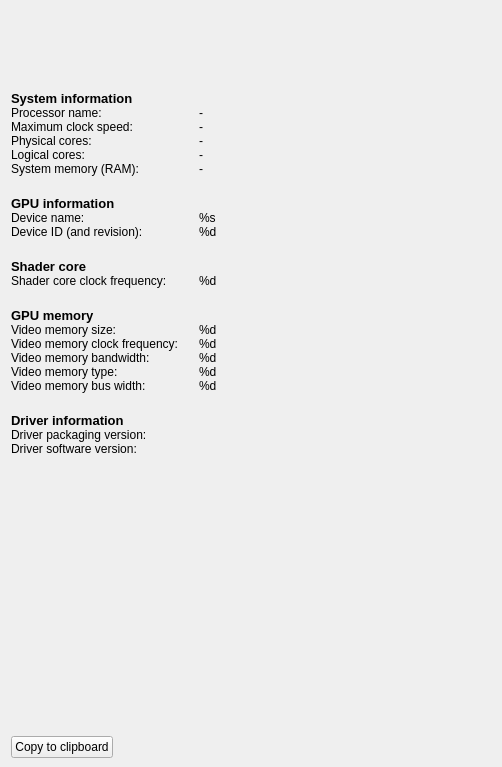
<?xml version="1.0" encoding="UTF-8"?>
<ui version="4.0">
 <class>DeviceConfigurationPane</class>
 <widget class="QWidget" name="device_configuration_pane_">
  <property name="geometry">
   <rect>
    <x>0</x>
    <y>0</y>
    <width>502</width>
    <height>767</height>
   </rect>
  </property>
  <property name="font">
   <font>
    <weight>75</weight>
    <bold>true</bold>
   </font>
  </property>
  <property name="windowTitle">
   <string>Form</string>
  </property>
  <layout class="QGridLayout" name="grid_layout_" rowstretch="0,0,1,0,0" columnstretch="50,100">
   <property name="bottomMargin">
    <number>9</number>
   </property>
   <item row="0" column="1">
    <spacer name="horizontal_spacer_3_">
     <property name="orientation">
      <enum>Qt::Horizontal</enum>
     </property>
     <property name="sizeType">
      <enum>QSizePolicy::Expanding</enum>
     </property>
     <property name="sizeHint" stdset="0">
      <size>
       <width>40</width>
       <height>20</height>
      </size>
     </property>
    </spacer>
   </item>
   <item row="0" column="0">
    <widget class="QWidget" name="main_content_" native="true">
     <layout class="QVBoxLayout" name="vertical_layout_" stretch="4,1,5">
      <property name="spacing">
       <number>0</number>
      </property>
      <property name="leftMargin">
       <number>0</number>
      </property>
      <property name="topMargin">
       <number>0</number>
      </property>
      <property name="rightMargin">
       <number>0</number>
      </property>
      <property name="bottomMargin">
       <number>0</number>
      </property>
      <item>
       <layout class="QHBoxLayout" name="horizontal_layout_" stretch="20">
        <property name="spacing">
         <number>0</number>
        </property>
        <item>
         <widget class="QLabel" name="label_amd_logo_">
          <property name="sizePolicy">
           <sizepolicy hsizetype="Minimum" vsizetype="Minimum">
            <horstretch>0</horstretch>
            <verstretch>0</verstretch>
           </sizepolicy>
          </property>
          <property name="minimumSize">
           <size>
            <width>0</width>
            <height>40</height>
           </size>
          </property>
          <property name="font">
           <font>
            <weight>50</weight>
            <bold>false</bold>
            <kerning>false</kerning>
           </font>
          </property>
          <property name="autoFillBackground">
           <bool>false</bool>
          </property>
          <property name="lineWidth">
           <number>0</number>
          </property>
          <property name="text">
           <string/>
          </property>
          <property name="scaledContents">
           <bool>true</bool>
          </property>
          <property name="alignment">
           <set>Qt::AlignCenter</set>
          </property>
          <property name="wordWrap">
           <bool>false</bool>
          </property>
          <property name="indent">
           <number>0</number>
          </property>
         </widget>
        </item>
       </layout>
      </item>
      <item>
       <spacer name="vertical_spacer_">
        <property name="orientation">
         <enum>Qt::Vertical</enum>
        </property>
        <property name="sizeHint" stdset="0">
         <size>
          <width>20</width>
          <height>40</height>
         </size>
        </property>
       </spacer>
      </item>
      <item>
       <layout class="QGridLayout" name="layout_system_" columnstretch="0,1,0">
        <property name="horizontalSpacing">
         <number>20</number>
        </property>
        <property name="verticalSpacing">
         <number>0</number>
        </property>
        <item row="22" column="0">
         <widget class="ScaledLabel" name="label_driver_packaging_version_">
          <property name="sizePolicy">
           <sizepolicy hsizetype="MinimumExpanding" vsizetype="Fixed">
            <horstretch>0</horstretch>
            <verstretch>0</verstretch>
           </sizepolicy>
          </property>
          <property name="font">
           <font>
            <weight>50</weight>
            <bold>false</bold>
           </font>
          </property>
          <property name="text">
           <string>Driver packaging version:</string>
          </property>
         </widget>
        </item>
        <item row="4" column="0">
         <widget class="ScaledLabel" name="label_logical_cores_">
          <property name="sizePolicy">
           <sizepolicy hsizetype="MinimumExpanding" vsizetype="Fixed">
            <horstretch>0</horstretch>
            <verstretch>0</verstretch>
           </sizepolicy>
          </property>
          <property name="font">
           <font>
            <weight>50</weight>
            <bold>false</bold>
           </font>
          </property>
          <property name="text">
           <string>Logical cores:</string>
          </property>
         </widget>
        </item>
        <item row="1" column="2">
         <widget class="ScaledLabel" name="content_processor_brand_">
          <property name="sizePolicy">
           <sizepolicy hsizetype="MinimumExpanding" vsizetype="Fixed">
            <horstretch>0</horstretch>
            <verstretch>0</verstretch>
           </sizepolicy>
          </property>
          <property name="font">
           <font>
            <weight>50</weight>
            <bold>false</bold>
           </font>
          </property>
          <property name="text">
           <string>-</string>
          </property>
         </widget>
        </item>
        <item row="7" column="0">
         <widget class="ScaledLabel" name="label_title_general_">
          <property name="sizePolicy">
           <sizepolicy hsizetype="MinimumExpanding" vsizetype="Fixed">
            <horstretch>0</horstretch>
            <verstretch>0</verstretch>
           </sizepolicy>
          </property>
          <property name="font">
           <font>
            <pointsize>10</pointsize>
            <weight>75</weight>
            <bold>true</bold>
           </font>
          </property>
          <property name="text">
           <string>GPU information</string>
          </property>
         </widget>
        </item>
        <item row="17" column="2">
         <widget class="ScaledLabel" name="content_local_memory_bandwidth_">
          <property name="sizePolicy">
           <sizepolicy hsizetype="MinimumExpanding" vsizetype="Fixed">
            <horstretch>0</horstretch>
            <verstretch>0</verstretch>
           </sizepolicy>
          </property>
          <property name="font">
           <font>
            <weight>50</weight>
            <bold>false</bold>
           </font>
          </property>
          <property name="text">
           <string>%d</string>
          </property>
         </widget>
        </item>
        <item row="3" column="2">
         <widget class="ScaledLabel" name="content_physical_cores_">
          <property name="sizePolicy">
           <sizepolicy hsizetype="MinimumExpanding" vsizetype="Fixed">
            <horstretch>0</horstretch>
            <verstretch>0</verstretch>
           </sizepolicy>
          </property>
          <property name="font">
           <font>
            <weight>50</weight>
            <bold>false</bold>
           </font>
          </property>
          <property name="text">
           <string>-</string>
          </property>
         </widget>
        </item>
        <item row="9" column="2">
         <widget class="ScaledLabel" name="content_device_id_">
          <property name="sizePolicy">
           <sizepolicy hsizetype="MinimumExpanding" vsizetype="Fixed">
            <horstretch>0</horstretch>
            <verstretch>0</verstretch>
           </sizepolicy>
          </property>
          <property name="font">
           <font>
            <weight>50</weight>
            <bold>false</bold>
           </font>
          </property>
          <property name="text">
           <string>%d</string>
          </property>
         </widget>
        </item>
        <item row="4" column="2">
         <widget class="ScaledLabel" name="content_logical_cores_">
          <property name="sizePolicy">
           <sizepolicy hsizetype="MinimumExpanding" vsizetype="Fixed">
            <horstretch>0</horstretch>
            <verstretch>0</verstretch>
           </sizepolicy>
          </property>
          <property name="font">
           <font>
            <weight>50</weight>
            <bold>false</bold>
           </font>
          </property>
          <property name="text">
           <string>-</string>
          </property>
         </widget>
        </item>
        <item row="11" column="0">
         <widget class="ScaledLabel" name="label_shader_core_">
          <property name="sizePolicy">
           <sizepolicy hsizetype="MinimumExpanding" vsizetype="Fixed">
            <horstretch>0</horstretch>
            <verstretch>0</verstretch>
           </sizepolicy>
          </property>
          <property name="font">
           <font>
            <pointsize>10</pointsize>
            <weight>75</weight>
            <bold>true</bold>
           </font>
          </property>
          <property name="text">
           <string>Shader core</string>
          </property>
         </widget>
        </item>
        <item row="5" column="0">
         <widget class="ScaledLabel" name="label_system_memory_">
          <property name="sizePolicy">
           <sizepolicy hsizetype="MinimumExpanding" vsizetype="Fixed">
            <horstretch>0</horstretch>
            <verstretch>0</verstretch>
           </sizepolicy>
          </property>
          <property name="font">
           <font>
            <weight>50</weight>
            <bold>false</bold>
           </font>
          </property>
          <property name="text">
           <string>System memory (RAM):</string>
          </property>
         </widget>
        </item>
        <item row="2" column="2">
         <widget class="ScaledLabel" name="content_processor_speed_">
          <property name="sizePolicy">
           <sizepolicy hsizetype="MinimumExpanding" vsizetype="Fixed">
            <horstretch>0</horstretch>
            <verstretch>0</verstretch>
           </sizepolicy>
          </property>
          <property name="font">
           <font>
            <weight>50</weight>
            <bold>false</bold>
           </font>
          </property>
          <property name="text">
           <string>-</string>
          </property>
         </widget>
        </item>
        <item row="20" column="0">
         <spacer name="vertical_spacer_4_">
          <property name="orientation">
           <enum>Qt::Vertical</enum>
          </property>
          <property name="sizeType">
           <enum>QSizePolicy::Fixed</enum>
          </property>
          <property name="sizeHint" stdset="0">
           <size>
            <width>20</width>
            <height>20</height>
           </size>
          </property>
         </spacer>
        </item>
        <item row="17" column="0">
         <widget class="ScaledLabel" name="label_local_memory_bandwidth_">
          <property name="sizePolicy">
           <sizepolicy hsizetype="MinimumExpanding" vsizetype="Fixed">
            <horstretch>0</horstretch>
            <verstretch>0</verstretch>
           </sizepolicy>
          </property>
          <property name="font">
           <font>
            <weight>50</weight>
            <bold>false</bold>
           </font>
          </property>
          <property name="text">
           <string>Video memory bandwidth:</string>
          </property>
         </widget>
        </item>
        <item row="21" column="0">
         <widget class="ScaledLabel" name="label_driver_information_">
          <property name="sizePolicy">
           <sizepolicy hsizetype="MinimumExpanding" vsizetype="Fixed">
            <horstretch>0</horstretch>
            <verstretch>0</verstretch>
           </sizepolicy>
          </property>
          <property name="font">
           <font>
            <pointsize>10</pointsize>
            <weight>75</weight>
            <bold>true</bold>
           </font>
          </property>
          <property name="text">
           <string>Driver information</string>
          </property>
         </widget>
        </item>
        <item row="16" column="0">
         <widget class="ScaledLabel" name="label_memory_clock_frequency_">
          <property name="sizePolicy">
           <sizepolicy hsizetype="MinimumExpanding" vsizetype="Fixed">
            <horstretch>0</horstretch>
            <verstretch>0</verstretch>
           </sizepolicy>
          </property>
          <property name="font">
           <font>
            <weight>50</weight>
            <bold>false</bold>
           </font>
          </property>
          <property name="text">
           <string>Video memory clock frequency:</string>
          </property>
         </widget>
        </item>
        <item row="13" column="0">
         <spacer name="vertical_spacer_3_">
          <property name="orientation">
           <enum>Qt::Vertical</enum>
          </property>
          <property name="sizeType">
           <enum>QSizePolicy::Fixed</enum>
          </property>
          <property name="sizeHint" stdset="0">
           <size>
            <width>20</width>
            <height>20</height>
           </size>
          </property>
         </spacer>
        </item>
        <item row="8" column="0">
         <widget class="ScaledLabel" name="label_device_name_">
          <property name="sizePolicy">
           <sizepolicy hsizetype="MinimumExpanding" vsizetype="Fixed">
            <horstretch>0</horstretch>
            <verstretch>0</verstretch>
           </sizepolicy>
          </property>
          <property name="font">
           <font>
            <weight>50</weight>
            <bold>false</bold>
           </font>
          </property>
          <property name="text">
           <string>Device name:</string>
          </property>
         </widget>
        </item>
        <item row="14" column="0">
         <widget class="ScaledLabel" name="label_title_memory_">
          <property name="sizePolicy">
           <sizepolicy hsizetype="MinimumExpanding" vsizetype="Fixed">
            <horstretch>0</horstretch>
            <verstretch>0</verstretch>
           </sizepolicy>
          </property>
          <property name="font">
           <font>
            <pointsize>10</pointsize>
            <weight>75</weight>
            <bold>true</bold>
           </font>
          </property>
          <property name="text">
           <string>GPU memory</string>
          </property>
         </widget>
        </item>
        <item row="15" column="0">
         <widget class="ScaledLabel" name="label_memory_size_">
          <property name="sizePolicy">
           <sizepolicy hsizetype="MinimumExpanding" vsizetype="Fixed">
            <horstretch>0</horstretch>
            <verstretch>0</verstretch>
           </sizepolicy>
          </property>
          <property name="font">
           <font>
            <weight>50</weight>
            <bold>false</bold>
           </font>
          </property>
          <property name="text">
           <string>Video memory size:</string>
          </property>
         </widget>
        </item>
        <item row="1" column="0">
         <widget class="ScaledLabel" name="label_processor_brand_">
          <property name="sizePolicy">
           <sizepolicy hsizetype="MinimumExpanding" vsizetype="Fixed">
            <horstretch>0</horstretch>
            <verstretch>0</verstretch>
           </sizepolicy>
          </property>
          <property name="font">
           <font>
            <weight>50</weight>
            <bold>false</bold>
           </font>
          </property>
          <property name="text">
           <string>Processor name:</string>
          </property>
         </widget>
        </item>
        <item row="3" column="0">
         <widget class="ScaledLabel" name="label_physical_cores_">
          <property name="sizePolicy">
           <sizepolicy hsizetype="MinimumExpanding" vsizetype="Fixed">
            <horstretch>0</horstretch>
            <verstretch>0</verstretch>
           </sizepolicy>
          </property>
          <property name="font">
           <font>
            <weight>50</weight>
            <bold>false</bold>
           </font>
          </property>
          <property name="text">
           <string>Physical cores:</string>
          </property>
         </widget>
        </item>
        <item row="0" column="0">
         <widget class="ScaledLabel" name="label_title_system_">
          <property name="sizePolicy">
           <sizepolicy hsizetype="MinimumExpanding" vsizetype="Fixed">
            <horstretch>0</horstretch>
            <verstretch>0</verstretch>
           </sizepolicy>
          </property>
          <property name="font">
           <font>
            <pointsize>10</pointsize>
            <weight>75</weight>
            <bold>true</bold>
           </font>
          </property>
          <property name="text">
           <string>System information</string>
          </property>
         </widget>
        </item>
        <item row="19" column="0">
         <widget class="ScaledLabel" name="label_local_memory_bus_width_">
          <property name="sizePolicy">
           <sizepolicy hsizetype="MinimumExpanding" vsizetype="Fixed">
            <horstretch>0</horstretch>
            <verstretch>0</verstretch>
           </sizepolicy>
          </property>
          <property name="font">
           <font>
            <weight>50</weight>
            <bold>false</bold>
           </font>
          </property>
          <property name="text">
           <string>Video memory bus width:</string>
          </property>
         </widget>
        </item>
        <item row="2" column="0">
         <widget class="ScaledLabel" name="label_processor_speed_">
          <property name="sizePolicy">
           <sizepolicy hsizetype="MinimumExpanding" vsizetype="Fixed">
            <horstretch>0</horstretch>
            <verstretch>0</verstretch>
           </sizepolicy>
          </property>
          <property name="font">
           <font>
            <weight>50</weight>
            <bold>false</bold>
           </font>
          </property>
          <property name="text">
           <string>Maximum clock speed:</string>
          </property>
         </widget>
        </item>
        <item row="15" column="2">
         <widget class="ScaledLabel" name="content_memory_size_">
          <property name="sizePolicy">
           <sizepolicy hsizetype="MinimumExpanding" vsizetype="Fixed">
            <horstretch>0</horstretch>
            <verstretch>0</verstretch>
           </sizepolicy>
          </property>
          <property name="font">
           <font>
            <weight>50</weight>
            <bold>false</bold>
           </font>
          </property>
          <property name="text">
           <string>%d</string>
          </property>
         </widget>
        </item>
        <item row="12" column="2">
         <widget class="ScaledLabel" name="content_shader_core_clock_frequency_">
          <property name="sizePolicy">
           <sizepolicy hsizetype="MinimumExpanding" vsizetype="Fixed">
            <horstretch>0</horstretch>
            <verstretch>0</verstretch>
           </sizepolicy>
          </property>
          <property name="font">
           <font>
            <weight>50</weight>
            <bold>false</bold>
           </font>
          </property>
          <property name="text">
           <string>%d</string>
          </property>
         </widget>
        </item>
        <item row="6" column="0">
         <spacer name="vertical_spacer_1_">
          <property name="orientation">
           <enum>Qt::Vertical</enum>
          </property>
          <property name="sizeType">
           <enum>QSizePolicy::Fixed</enum>
          </property>
          <property name="sizeHint" stdset="0">
           <size>
            <width>20</width>
            <height>20</height>
           </size>
          </property>
         </spacer>
        </item>
        <item row="18" column="2">
         <widget class="ScaledLabel" name="content_local_memory_type_">
          <property name="sizePolicy">
           <sizepolicy hsizetype="MinimumExpanding" vsizetype="Fixed">
            <horstretch>0</horstretch>
            <verstretch>0</verstretch>
           </sizepolicy>
          </property>
          <property name="font">
           <font>
            <weight>50</weight>
            <bold>false</bold>
           </font>
          </property>
          <property name="text">
           <string>%d</string>
          </property>
         </widget>
        </item>
        <item row="8" column="2">
         <widget class="ScaledLabel" name="content_device_name_">
          <property name="sizePolicy">
           <sizepolicy hsizetype="MinimumExpanding" vsizetype="Fixed">
            <horstretch>0</horstretch>
            <verstretch>0</verstretch>
           </sizepolicy>
          </property>
          <property name="font">
           <font>
            <weight>50</weight>
            <bold>false</bold>
           </font>
          </property>
          <property name="text">
           <string>%s</string>
          </property>
         </widget>
        </item>
        <item row="5" column="2">
         <widget class="ScaledLabel" name="content_system_memory_">
          <property name="sizePolicy">
           <sizepolicy hsizetype="MinimumExpanding" vsizetype="Fixed">
            <horstretch>0</horstretch>
            <verstretch>0</verstretch>
           </sizepolicy>
          </property>
          <property name="font">
           <font>
            <weight>50</weight>
            <bold>false</bold>
           </font>
          </property>
          <property name="text">
           <string>-</string>
          </property>
         </widget>
        </item>
        <item row="10" column="0">
         <spacer name="vertical_spacer_2_">
          <property name="orientation">
           <enum>Qt::Vertical</enum>
          </property>
          <property name="sizeType">
           <enum>QSizePolicy::Fixed</enum>
          </property>
          <property name="sizeHint" stdset="0">
           <size>
            <width>20</width>
            <height>20</height>
           </size>
          </property>
         </spacer>
        </item>
        <item row="23" column="0">
         <widget class="ScaledLabel" name="label_driver_software_version_">
          <property name="sizePolicy">
           <sizepolicy hsizetype="MinimumExpanding" vsizetype="Fixed">
            <horstretch>0</horstretch>
            <verstretch>0</verstretch>
           </sizepolicy>
          </property>
          <property name="font">
           <font>
            <weight>50</weight>
            <bold>false</bold>
           </font>
          </property>
          <property name="text">
           <string>Driver software version:</string>
          </property>
         </widget>
        </item>
        <item row="22" column="2">
         <widget class="ScaledLabel" name="content_driver_packaging_version_">
          <property name="sizePolicy">
           <sizepolicy hsizetype="MinimumExpanding" vsizetype="Fixed">
            <horstretch>0</horstretch>
            <verstretch>0</verstretch>
           </sizepolicy>
          </property>
          <property name="font">
           <font>
            <weight>50</weight>
            <bold>false</bold>
           </font>
          </property>
          <property name="text">
           <string/>
          </property>
         </widget>
        </item>
        <item row="23" column="2">
         <widget class="ScaledLabel" name="content_driver_software_version_">
          <property name="sizePolicy">
           <sizepolicy hsizetype="MinimumExpanding" vsizetype="Fixed">
            <horstretch>0</horstretch>
            <verstretch>0</verstretch>
           </sizepolicy>
          </property>
          <property name="font">
           <font>
            <weight>50</weight>
            <bold>false</bold>
           </font>
          </property>
          <property name="text">
           <string/>
          </property>
         </widget>
        </item>
        <item row="12" column="0">
         <widget class="ScaledLabel" name="label_shader_core_clock_frequency_">
          <property name="sizePolicy">
           <sizepolicy hsizetype="MinimumExpanding" vsizetype="Fixed">
            <horstretch>0</horstretch>
            <verstretch>0</verstretch>
           </sizepolicy>
          </property>
          <property name="font">
           <font>
            <weight>50</weight>
            <bold>false</bold>
           </font>
          </property>
          <property name="text">
           <string>Shader core clock frequency:</string>
          </property>
         </widget>
        </item>
        <item row="19" column="2">
         <widget class="ScaledLabel" name="content_local_memory_bus_width_">
          <property name="sizePolicy">
           <sizepolicy hsizetype="MinimumExpanding" vsizetype="Fixed">
            <horstretch>0</horstretch>
            <verstretch>0</verstretch>
           </sizepolicy>
          </property>
          <property name="font">
           <font>
            <weight>50</weight>
            <bold>false</bold>
           </font>
          </property>
          <property name="text">
           <string>%d</string>
          </property>
         </widget>
        </item>
        <item row="9" column="0">
         <widget class="ScaledLabel" name="label_device_id_">
          <property name="sizePolicy">
           <sizepolicy hsizetype="MinimumExpanding" vsizetype="Fixed">
            <horstretch>0</horstretch>
            <verstretch>0</verstretch>
           </sizepolicy>
          </property>
          <property name="font">
           <font>
            <weight>50</weight>
            <bold>false</bold>
           </font>
          </property>
          <property name="text">
           <string>Device ID (and revision):</string>
          </property>
         </widget>
        </item>
        <item row="16" column="2">
         <widget class="ScaledLabel" name="content_memory_clock_frequency_">
          <property name="sizePolicy">
           <sizepolicy hsizetype="MinimumExpanding" vsizetype="Fixed">
            <horstretch>0</horstretch>
            <verstretch>0</verstretch>
           </sizepolicy>
          </property>
          <property name="font">
           <font>
            <weight>50</weight>
            <bold>false</bold>
           </font>
          </property>
          <property name="text">
           <string>%d</string>
          </property>
         </widget>
        </item>
        <item row="18" column="0">
         <widget class="ScaledLabel" name="label_local_memory_type_">
          <property name="sizePolicy">
           <sizepolicy hsizetype="MinimumExpanding" vsizetype="Fixed">
            <horstretch>0</horstretch>
            <verstretch>0</verstretch>
           </sizepolicy>
          </property>
          <property name="font">
           <font>
            <weight>50</weight>
            <bold>false</bold>
           </font>
          </property>
          <property name="text">
           <string>Video memory type:</string>
          </property>
         </widget>
        </item>
        <item row="1" column="1">
         <spacer name="horizontalSpacer">
          <property name="orientation">
           <enum>Qt::Horizontal</enum>
          </property>
          <property name="sizeHint" stdset="0">
           <size>
            <width>40</width>
            <height>0</height>
           </size>
          </property>
         </spacer>
        </item>
       </layout>
      </item>
     </layout>
    </widget>
   </item>
   <item row="4" column="0">
    <layout class="QHBoxLayout" name="layout_button_" stretch="1,1">
     <property name="spacing">
      <number>0</number>
     </property>
     <item>
      <widget class="ScaledPushButton" name="button_copy_to_clipboard_">
       <property name="sizePolicy">
        <sizepolicy hsizetype="Fixed" vsizetype="Fixed">
         <horstretch>0</horstretch>
         <verstretch>0</verstretch>
        </sizepolicy>
       </property>
       <property name="font">
        <font>
         <weight>50</weight>
         <bold>false</bold>
        </font>
       </property>
       <property name="text">
        <string>Copy to clipboard</string>
       </property>
      </widget>
     </item>
     <item>
      <spacer name="horizontal_spacer_">
       <property name="orientation">
        <enum>Qt::Horizontal</enum>
       </property>
       <property name="sizeHint" stdset="0">
        <size>
         <width>40</width>
         <height>20</height>
        </size>
       </property>
      </spacer>
     </item>
    </layout>
   </item>
   <item row="3" column="0">
    <spacer name="vertical_spacer_end_">
     <property name="orientation">
      <enum>Qt::Vertical</enum>
     </property>
     <property name="sizeHint" stdset="0">
      <size>
       <width>20</width>
       <height>20</height>
      </size>
     </property>
    </spacer>
   </item>
   <item row="2" column="0" colspan="2">
    <widget class="DriverOverridesTreeWidget" name="driver_overrides_tree_widget_" native="true">
     <property name="sizePolicy">
      <sizepolicy hsizetype="Preferred" vsizetype="Preferred">
       <horstretch>0</horstretch>
       <verstretch>0</verstretch>
      </sizepolicy>
     </property>
     <property name="minimumSize">
      <size>
       <width>20</width>
       <height>20</height>
      </size>
     </property>
    </widget>
   </item>
  </layout>
 </widget>
 <customwidgets>
  <customwidget>
   <class>ScaledLabel</class>
   <extends>QLabel</extends>
   <header>qt_common/custom_widgets/scaled_label.h</header>
  </customwidget>
  <customwidget>
   <class>ScaledPushButton</class>
   <extends>QPushButton</extends>
   <header>qt_common/custom_widgets/scaled_push_button.h</header>
  </customwidget>
  <customwidget>
   <class>DriverOverridesTreeWidget</class>
   <extends>QWidget</extends>
   <header>qt_common/custom_widgets/driver_overrides_tree_widget.h</header>
   <container>1</container>
  </customwidget>
 </customwidgets>
 <resources>
  <include location="resources.qrc"/>
 </resources>
 <connections/>
</ui>
